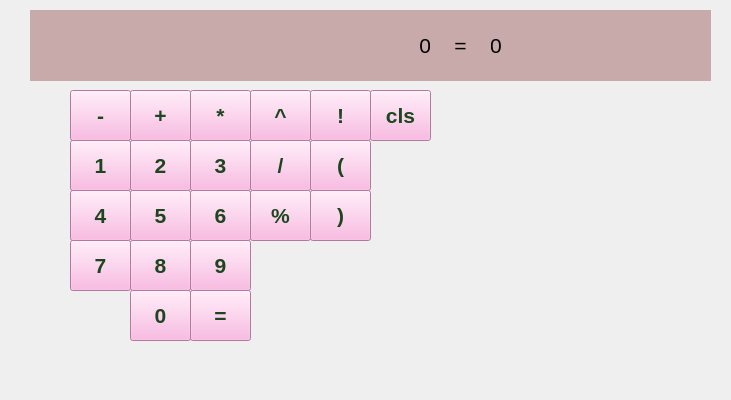
<?xml version="1.0" encoding="UTF-8"?>
<ui version="4.0">
 <class>Calculate</class>
 <widget class="QMainWindow" name="Calculate">
  <property name="geometry">
   <rect>
    <x>0</x>
    <y>0</y>
    <width>731</width>
    <height>400</height>
   </rect>
  </property>
  <property name="cursor">
   <cursorShape>ArrowCursor</cursorShape>
  </property>
  <property name="mouseTracking">
   <bool>false</bool>
  </property>
  <property name="windowTitle">
   <string>Калькулятор</string>
  </property>
  <property name="layoutDirection">
   <enum>Qt::LeftToRight</enum>
  </property>
  <widget class="QWidget" name="centralwidget">
   <widget class="QLabel" name="label_result">
    <property name="geometry">
     <rect>
      <x>490</x>
      <y>10</y>
      <width>221</width>
      <height>71</height>
     </rect>
    </property>
    <property name="font">
     <font>
      <pointsize>16</pointsize>
     </font>
    </property>
    <property name="cursor">
     <cursorShape>ArrowCursor</cursorShape>
    </property>
    <property name="mouseTracking">
     <bool>false</bool>
    </property>
    <property name="layoutDirection">
     <enum>Qt::LeftToRight</enum>
    </property>
    <property name="styleSheet">
     <string notr="true">background-color: rgb(200,170,170)</string>
    </property>
    <property name="text">
     <string>0</string>
    </property>
    <property name="alignment">
     <set>Qt::AlignLeading|Qt::AlignLeft|Qt::AlignVCenter</set>
    </property>
    <property name="margin">
     <number>20</number>
    </property>
   </widget>
   <widget class="QLabel" name="label_input">
    <property name="geometry">
     <rect>
      <x>30</x>
      <y>10</y>
      <width>401</width>
      <height>71</height>
     </rect>
    </property>
    <property name="font">
     <font>
      <pointsize>16</pointsize>
     </font>
    </property>
    <property name="cursor">
     <cursorShape>ArrowCursor</cursorShape>
    </property>
    <property name="mouseTracking">
     <bool>false</bool>
    </property>
    <property name="styleSheet">
     <string notr="true">background-color: rgb(200,170,170)</string>
    </property>
    <property name="text">
     <string>0</string>
    </property>
    <property name="alignment">
     <set>Qt::AlignRight|Qt::AlignTrailing|Qt::AlignVCenter</set>
    </property>
    <property name="margin">
     <number>20</number>
    </property>
   </widget>
   <widget class="QLabel" name="label_equal">
    <property name="geometry">
     <rect>
      <x>430</x>
      <y>10</y>
      <width>61</width>
      <height>71</height>
     </rect>
    </property>
    <property name="font">
     <font>
      <pointsize>16</pointsize>
     </font>
    </property>
    <property name="cursor">
     <cursorShape>ArrowCursor</cursorShape>
    </property>
    <property name="mouseTracking">
     <bool>false</bool>
    </property>
    <property name="styleSheet">
     <string notr="true">background-color: rgb(200,170,170)</string>
    </property>
    <property name="text">
     <string>=</string>
    </property>
    <property name="alignment">
     <set>Qt::AlignCenter</set>
    </property>
    <property name="margin">
     <number>20</number>
    </property>
   </widget>
   <widget class="QPushButton" name="btn_zero">
    <property name="geometry">
     <rect>
      <x>130</x>
      <y>290</y>
      <width>61</width>
      <height>51</height>
     </rect>
    </property>
    <property name="font">
     <font>
      <pointsize>16</pointsize>
      <weight>75</weight>
      <bold>true</bold>
     </font>
    </property>
    <property name="styleSheet">
     <string notr="true">color: rgb(30, 70, 30);
background-color: rgb(250, 170, 220)</string>
    </property>
    <property name="text">
     <string>0</string>
    </property>
   </widget>
   <widget class="QPushButton" name="btn_8">
    <property name="geometry">
     <rect>
      <x>130</x>
      <y>240</y>
      <width>61</width>
      <height>51</height>
     </rect>
    </property>
    <property name="font">
     <font>
      <pointsize>16</pointsize>
      <weight>75</weight>
      <bold>true</bold>
     </font>
    </property>
    <property name="styleSheet">
     <string notr="true">color: rgb(30, 70, 30);
background-color: rgb(250, 170, 220)</string>
    </property>
    <property name="text">
     <string>8</string>
    </property>
   </widget>
   <widget class="QPushButton" name="btn_9">
    <property name="geometry">
     <rect>
      <x>190</x>
      <y>240</y>
      <width>61</width>
      <height>51</height>
     </rect>
    </property>
    <property name="font">
     <font>
      <pointsize>16</pointsize>
      <weight>75</weight>
      <bold>true</bold>
     </font>
    </property>
    <property name="styleSheet">
     <string notr="true">color: rgb(30, 70, 30);
background-color: rgb(250, 170, 220)</string>
    </property>
    <property name="text">
     <string>9</string>
    </property>
   </widget>
   <widget class="QPushButton" name="btn_7">
    <property name="geometry">
     <rect>
      <x>70</x>
      <y>240</y>
      <width>61</width>
      <height>51</height>
     </rect>
    </property>
    <property name="font">
     <font>
      <pointsize>16</pointsize>
      <weight>75</weight>
      <bold>true</bold>
     </font>
    </property>
    <property name="styleSheet">
     <string notr="true">color: rgb(30, 70, 30);
background-color: rgb(250, 170, 220)</string>
    </property>
    <property name="text">
     <string>7</string>
    </property>
   </widget>
   <widget class="QPushButton" name="btn_4">
    <property name="geometry">
     <rect>
      <x>70</x>
      <y>190</y>
      <width>61</width>
      <height>51</height>
     </rect>
    </property>
    <property name="font">
     <font>
      <pointsize>16</pointsize>
      <weight>75</weight>
      <bold>true</bold>
     </font>
    </property>
    <property name="styleSheet">
     <string notr="true">color: rgb(30, 70, 30);
background-color: rgb(250, 170, 220)</string>
    </property>
    <property name="text">
     <string>4</string>
    </property>
   </widget>
   <widget class="QPushButton" name="btn_5">
    <property name="geometry">
     <rect>
      <x>130</x>
      <y>190</y>
      <width>61</width>
      <height>51</height>
     </rect>
    </property>
    <property name="font">
     <font>
      <pointsize>16</pointsize>
      <weight>75</weight>
      <bold>true</bold>
     </font>
    </property>
    <property name="styleSheet">
     <string notr="true">color: rgb(30, 70, 30);
background-color: rgb(250, 170, 220)</string>
    </property>
    <property name="text">
     <string>5</string>
    </property>
   </widget>
   <widget class="QPushButton" name="btn_6">
    <property name="geometry">
     <rect>
      <x>190</x>
      <y>190</y>
      <width>61</width>
      <height>51</height>
     </rect>
    </property>
    <property name="font">
     <font>
      <pointsize>16</pointsize>
      <weight>75</weight>
      <bold>true</bold>
     </font>
    </property>
    <property name="styleSheet">
     <string notr="true">color: rgb(30, 70, 30);
background-color: rgb(250, 170, 220)</string>
    </property>
    <property name="text">
     <string>6</string>
    </property>
   </widget>
   <widget class="QPushButton" name="btn_1">
    <property name="geometry">
     <rect>
      <x>70</x>
      <y>140</y>
      <width>61</width>
      <height>51</height>
     </rect>
    </property>
    <property name="font">
     <font>
      <pointsize>16</pointsize>
      <weight>75</weight>
      <bold>true</bold>
     </font>
    </property>
    <property name="styleSheet">
     <string notr="true">color: rgb(30, 70, 30);
background-color: rgb(250, 170, 220)</string>
    </property>
    <property name="text">
     <string>1</string>
    </property>
   </widget>
   <widget class="QPushButton" name="btn_2">
    <property name="geometry">
     <rect>
      <x>130</x>
      <y>140</y>
      <width>61</width>
      <height>51</height>
     </rect>
    </property>
    <property name="font">
     <font>
      <pointsize>16</pointsize>
      <weight>75</weight>
      <bold>true</bold>
     </font>
    </property>
    <property name="styleSheet">
     <string notr="true">color: rgb(30, 70, 30);
background-color: rgb(250, 170, 220)</string>
    </property>
    <property name="text">
     <string>2</string>
    </property>
   </widget>
   <widget class="QPushButton" name="btn_3">
    <property name="geometry">
     <rect>
      <x>190</x>
      <y>140</y>
      <width>61</width>
      <height>51</height>
     </rect>
    </property>
    <property name="font">
     <font>
      <pointsize>16</pointsize>
      <weight>75</weight>
      <bold>true</bold>
     </font>
    </property>
    <property name="styleSheet">
     <string notr="true">color: rgb(30, 70, 30);
background-color: rgb(250, 170, 220)</string>
    </property>
    <property name="text">
     <string>3</string>
    </property>
   </widget>
   <widget class="QPushButton" name="btn_equal">
    <property name="geometry">
     <rect>
      <x>190</x>
      <y>290</y>
      <width>61</width>
      <height>51</height>
     </rect>
    </property>
    <property name="font">
     <font>
      <pointsize>16</pointsize>
      <weight>75</weight>
      <bold>true</bold>
     </font>
    </property>
    <property name="styleSheet">
     <string notr="true">color: rgb(30, 70, 30);
background-color: rgb(250, 170, 220)</string>
    </property>
    <property name="text">
     <string>=</string>
    </property>
   </widget>
   <widget class="QPushButton" name="btn_division">
    <property name="geometry">
     <rect>
      <x>250</x>
      <y>140</y>
      <width>61</width>
      <height>51</height>
     </rect>
    </property>
    <property name="font">
     <font>
      <pointsize>16</pointsize>
      <weight>75</weight>
      <bold>true</bold>
     </font>
    </property>
    <property name="styleSheet">
     <string notr="true">color: rgb(30, 70, 30);
background-color: rgb(250, 170, 220)</string>
    </property>
    <property name="text">
     <string>/</string>
    </property>
   </widget>
   <widget class="QPushButton" name="btn_remainder_of_division">
    <property name="geometry">
     <rect>
      <x>250</x>
      <y>190</y>
      <width>61</width>
      <height>51</height>
     </rect>
    </property>
    <property name="font">
     <font>
      <pointsize>16</pointsize>
      <weight>75</weight>
      <bold>true</bold>
     </font>
    </property>
    <property name="styleSheet">
     <string notr="true">color: rgb(30, 70, 30);
background-color: rgb(250, 170, 220)</string>
    </property>
    <property name="text">
     <string>%</string>
    </property>
   </widget>
   <widget class="QPushButton" name="btn_minus">
    <property name="geometry">
     <rect>
      <x>70</x>
      <y>90</y>
      <width>61</width>
      <height>51</height>
     </rect>
    </property>
    <property name="font">
     <font>
      <pointsize>16</pointsize>
      <weight>75</weight>
      <bold>true</bold>
     </font>
    </property>
    <property name="styleSheet">
     <string notr="true">color: rgb(30, 70, 30);
background-color: rgb(250, 170, 220)</string>
    </property>
    <property name="text">
     <string>-</string>
    </property>
   </widget>
   <widget class="QPushButton" name="btn_plus">
    <property name="geometry">
     <rect>
      <x>130</x>
      <y>90</y>
      <width>61</width>
      <height>51</height>
     </rect>
    </property>
    <property name="font">
     <font>
      <pointsize>16</pointsize>
      <weight>75</weight>
      <bold>true</bold>
     </font>
    </property>
    <property name="styleSheet">
     <string notr="true">color: rgb(30, 70, 30);
background-color: rgb(250, 170, 220)</string>
    </property>
    <property name="text">
     <string>+</string>
    </property>
   </widget>
   <widget class="QPushButton" name="btn_multiply">
    <property name="geometry">
     <rect>
      <x>190</x>
      <y>90</y>
      <width>61</width>
      <height>51</height>
     </rect>
    </property>
    <property name="font">
     <font>
      <pointsize>16</pointsize>
      <weight>75</weight>
      <bold>true</bold>
     </font>
    </property>
    <property name="styleSheet">
     <string notr="true">color: rgb(30, 70, 30);
background-color: rgb(250, 170, 220)</string>
    </property>
    <property name="text">
     <string>*</string>
    </property>
   </widget>
   <widget class="QPushButton" name="btn_pow">
    <property name="geometry">
     <rect>
      <x>250</x>
      <y>90</y>
      <width>61</width>
      <height>51</height>
     </rect>
    </property>
    <property name="font">
     <font>
      <pointsize>16</pointsize>
      <weight>75</weight>
      <bold>true</bold>
     </font>
    </property>
    <property name="styleSheet">
     <string notr="true">color: rgb(30, 70, 30);
background-color: rgb(250, 170, 220)</string>
    </property>
    <property name="text">
     <string>^</string>
    </property>
   </widget>
   <widget class="QPushButton" name="btn_factorial">
    <property name="geometry">
     <rect>
      <x>310</x>
      <y>90</y>
      <width>61</width>
      <height>51</height>
     </rect>
    </property>
    <property name="font">
     <font>
      <pointsize>16</pointsize>
      <weight>75</weight>
      <bold>true</bold>
     </font>
    </property>
    <property name="styleSheet">
     <string notr="true">color: rgb(30, 70, 30);
background-color: rgb(250, 170, 220)</string>
    </property>
    <property name="text">
     <string>!</string>
    </property>
   </widget>
   <widget class="QPushButton" name="btn_backet_close">
    <property name="geometry">
     <rect>
      <x>310</x>
      <y>190</y>
      <width>61</width>
      <height>51</height>
     </rect>
    </property>
    <property name="font">
     <font>
      <pointsize>16</pointsize>
      <weight>75</weight>
      <bold>true</bold>
     </font>
    </property>
    <property name="styleSheet">
     <string notr="true">color: rgb(30, 70, 30);
background-color: rgb(250, 170, 220)</string>
    </property>
    <property name="text">
     <string>)</string>
    </property>
   </widget>
   <widget class="QPushButton" name="btn_backet_open">
    <property name="geometry">
     <rect>
      <x>310</x>
      <y>140</y>
      <width>61</width>
      <height>51</height>
     </rect>
    </property>
    <property name="font">
     <font>
      <pointsize>16</pointsize>
      <weight>75</weight>
      <bold>true</bold>
     </font>
    </property>
    <property name="styleSheet">
     <string notr="true">color: rgb(30, 70, 30);
background-color: rgb(250, 170, 220)</string>
    </property>
    <property name="text">
     <string>(</string>
    </property>
   </widget>
   <widget class="QPushButton" name="btn_cls">
    <property name="geometry">
     <rect>
      <x>370</x>
      <y>90</y>
      <width>61</width>
      <height>51</height>
     </rect>
    </property>
    <property name="font">
     <font>
      <pointsize>16</pointsize>
      <weight>75</weight>
      <bold>true</bold>
     </font>
    </property>
    <property name="styleSheet">
     <string notr="true">color: rgb(30, 70, 30);
background-color: rgb(250, 170, 220)</string>
    </property>
    <property name="text">
     <string>cls</string>
    </property>
   </widget>
  </widget>
 </widget>
 <resources/>
 <connections/>
</ui>
